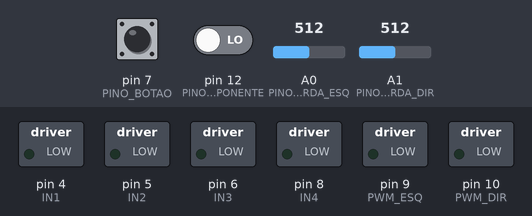
Bench run of a sketch on a simulated Arduino Uno, built with avr-gcc and run on an emulated ATmega328P. On the bench: switched loads named in the sketch (green lamp = pin HIGH). Dashed ring = blinking. The test bench sets the inputs (shaded band); at power-on: pin 7 (PINO_BOTAO) HIGH, A0 (PINO_BORDA_ESQ) = 512, A1 (PINO_BORDA_DIR) = 512, pin 12 (PINO_OPONENTE) LOW.

Above: at 0.8 s.
0.9 s: pin 7 (PINO_BOTAO) pulled LOW for 0.15 s
At 3.95 s:
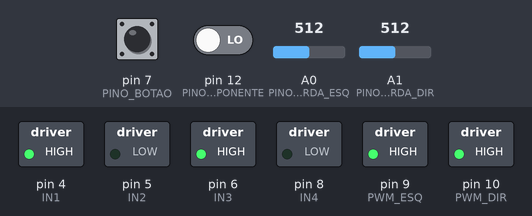
4.0 s: A0 (PINO_BORDA_ESQ) set to 488
At 4.2 s:
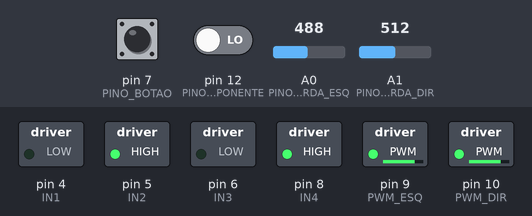
7.0 s: A0 (PINO_BORDA_ESQ) set to 510
At 7.35 s:
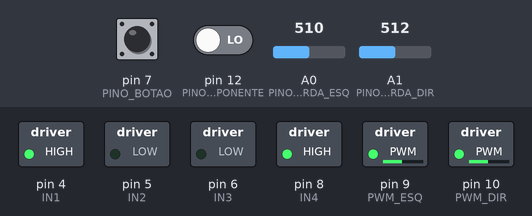
9.0 s: A1 (PINO_BORDA_DIR) set to 483
At 9.2 s:
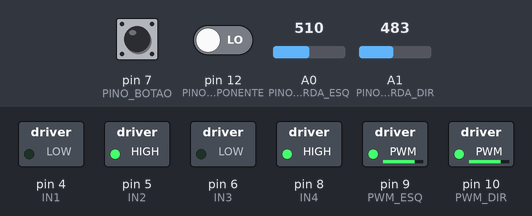
12.0 s: A1 (PINO_BORDA_DIR) set to 510
At 12.8 s:
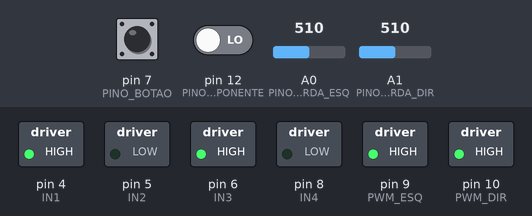
14.0 s: pin 12 (PINO_OPONENTE) driven HIGH
At 15.1 s:
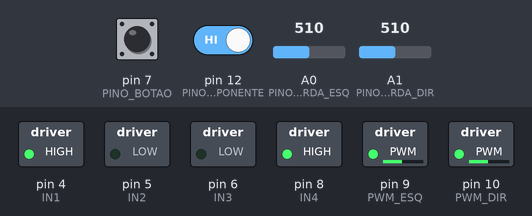
Timing chart, 0 to 16.5 s (numbered marks = the images above; inputs shaded):
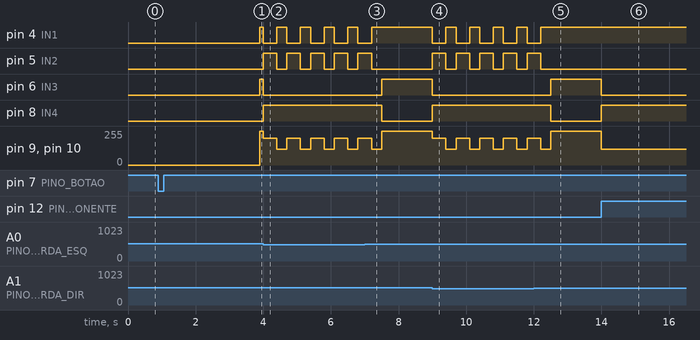

The sketch:

01_maquina_estados_basica.ino
```cpp
/*
 * EVOLUTIVO SUMÔ 01 — Máquina de estados básica (sem o IR do juiz)
 * Objetivo: implementar e testar a lógica de combate em 3 estados,
 * com largada por botão (o sinal do juiz entra na versão de competição).
 *
 * Estados:
 *   PROCURANDO -> gira até o sensor frontal ver o oponente
 *   ATACANDO   -> tudo à frente
 *   (borda tem prioridade absoluta e interrompe qualquer estado)
 *
 * ATENÇÃO: pinagem de referência — o hardware definitivo do sumô está
 * em desenvolvimento; ajuste os pinos ao seu robô.
 */

// ---------- AJUSTES ----------
const int VEL_BUSCA   = 120;   // velocidade do giro de busca
const int VEL_ATAQUE  = 255;   // ataque: tudo!
const int VEL_ESCAPE  = 200;   // ré ao ver a borda
const int TEMPO_RE    = 400;   // ms de ré no escape
const int TEMPO_GIRO  = 300;   // ms de giro no escape
const int LIMIAR_BORDA = 500;  // do teste unitário 06 — MEÇA o seu!
// -----------------------------

const int PINO_BORDA_ESQ = A0;
const int PINO_BORDA_DIR = A1;
const int PINO_OPONENTE  = 12;
const int IN1 = 4, IN2 = 5, PWM_ESQ = 9;
const int IN3 = 6, IN4 = 8, PWM_DIR = 10;
const int PINO_BOTAO = 7;

void motores(int velEsq, int velDir) {
  digitalWrite(IN1, velEsq >= 0 ? HIGH : LOW);
  digitalWrite(IN2, velEsq >= 0 ? LOW : HIGH);
  analogWrite(PWM_ESQ, abs(velEsq));
  digitalWrite(IN3, velDir >= 0 ? HIGH : LOW);
  digitalWrite(IN4, velDir >= 0 ? LOW : HIGH);
  analogWrite(PWM_DIR, abs(velDir));
}

bool bordaDetectada() {
  // branco reflete mais -> leitura MENOR que o limiar
  return analogRead(PINO_BORDA_ESQ) < LIMIAR_BORDA
      || analogRead(PINO_BORDA_DIR) < LIMIAR_BORDA;
}

bool oponenteVisto() {
  return digitalRead(PINO_OPONENTE) == LOW;  // ajuste conforme seu sensor
}

void escapeDaBorda() {
  motores(-VEL_ESCAPE, -VEL_ESCAPE);  // ré
  delay(TEMPO_RE);
  motores(VEL_BUSCA, -VEL_BUSCA);     // giro para longe da borda
  delay(TEMPO_GIRO);
}

void setup() {
  pinMode(IN1, OUTPUT); pinMode(IN2, OUTPUT); pinMode(PWM_ESQ, OUTPUT);
  pinMode(IN3, OUTPUT); pinMode(IN4, OUTPUT); pinMode(PWM_DIR, OUTPUT);
  pinMode(PINO_OPONENTE, INPUT);
  pinMode(PINO_BOTAO, INPUT_PULLUP);

  while (digitalRead(PINO_BOTAO) == HIGH) { }  // aguarda a largada
  delay(3000);  // regra de cortesia de treino: 3 s para afastar a mão
}

void loop() {
  // PRIORIDADE ABSOLUTA: a borda vence qualquer outra decisão
  if (bordaDetectada()) {
    escapeDaBorda();
    return;  // reavalia tudo no próximo ciclo
  }

  if (oponenteVisto()) {
    motores(VEL_ATAQUE, VEL_ATAQUE);   // ATACANDO
  } else {
    motores(VEL_BUSCA, -VEL_BUSCA);    // PROCURANDO (gira no eixo)
  }
}
```

Measured:
- the behaviour switches between 500 and 499 on A0 (PINO_BORDA_ESQ) (found by bisection; images 1 and 2)
- the behaviour switches between 500 and 499 on A1 (PINO_BORDA_DIR) (found by bisection; images 3 and 4)
- after the input at 0.9 s, pin 4 (IN1), pin 6 (IN3): LOW → HIGH after 3.0 s; pin 9 (PWM_ESQ), pin 10 (PWM_DIR): 0/255 → 255/255 after 3.0 s
- after the input at 4.0 s, pin 4 (IN1): alternates HIGH for 0.30 s and LOW for 0.40 s, starting at once; pin 5 (IN2): alternates HIGH for 0.40 s and LOW for 0.30 s, starting at once; pin 6 (IN3): HIGH → LOW at once; pin 8 (IN4): LOW → HIGH at once; pin 9 (PWM_ESQ), pin 10 (PWM_DIR): alternates 200/255 for 0.40 s and 120/255 for 0.30 s, starting at once
- after the input at 7.0 s, pin 4 (IN1): goes on until 7.2 s, then stays HIGH; pin 5 (IN2): goes on until 7.2 s, then stays LOW; pin 6 (IN3): LOW → HIGH after 0.50 s; pin 8 (IN4): HIGH → LOW after 0.50 s
- after the input at 9.0 s, pin 4 (IN1): alternates HIGH for 0.30 s and LOW for 0.40 s, starting at once; pin 5 (IN2): alternates HIGH for 0.40 s and LOW for 0.30 s, starting at once; pin 6 (IN3): HIGH → LOW at once; pin 8 (IN4): LOW → HIGH at once; pin 9 (PWM_ESQ), pin 10 (PWM_DIR): alternates 200/255 for 0.40 s and 120/255 for 0.30 s, starting at once
- after the input at 12.0 s, pin 4 (IN1): goes on until 12.2 s, then stays HIGH; pin 5 (IN2): goes on until 12.2 s, then stays LOW; pin 6 (IN3): LOW → HIGH after 0.50 s; pin 8 (IN4): HIGH → LOW after 0.50 s
- after the input at 14.0 s, pin 6 (IN3): HIGH → LOW at once; pin 8 (IN4): LOW → HIGH at once; pin 9 (PWM_ESQ), pin 10 (PWM_DIR): 255/255 → 120/255 at once
